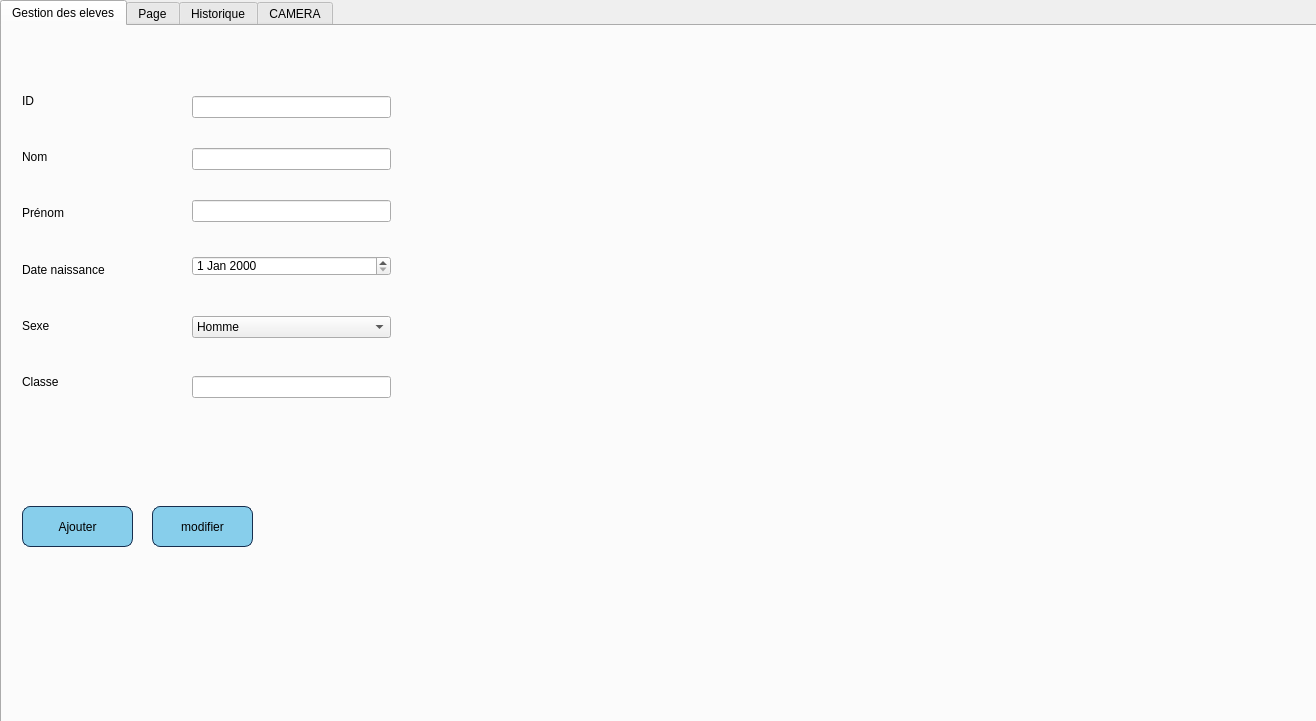
<?xml version="1.0" encoding="UTF-8"?>
<ui version="4.0">
 <class>gestion_eleve</class>
 <widget class="QDialog" name="gestion_eleve">
  <property name="geometry">
   <rect>
    <x>0</x>
    <y>0</y>
    <width>1316</width>
    <height>721</height>
   </rect>
  </property>
  <property name="windowTitle">
   <string>Dialog</string>
  </property>
  <widget class="QTabWidget" name="tabWidget">
   <property name="geometry">
    <rect>
     <x>0</x>
     <y>0</y>
     <width>1321</width>
     <height>731</height>
    </rect>
   </property>
   <property name="currentIndex">
    <number>0</number>
   </property>
   <widget class="QWidget" name="tab">
    <attribute name="title">
     <string>Gestion des eleves</string>
    </attribute>
    <widget class="QComboBox" name="comboBox_sexe">
     <property name="geometry">
      <rect>
       <x>190</x>
       <y>290</y>
       <width>199</width>
       <height>22</height>
      </rect>
     </property>
     <item>
      <property name="text">
       <string>Homme</string>
      </property>
     </item>
     <item>
      <property name="text">
       <string>Femme</string>
      </property>
     </item>
    </widget>
    <widget class="QLineEdit" name="le_age">
     <property name="geometry">
      <rect>
       <x>190</x>
       <y>350</y>
       <width>199</width>
       <height>22</height>
      </rect>
     </property>
     <property name="styleSheet">
      <string notr="true"/>
     </property>
    </widget>
    <widget class="QLineEdit" name="le_nom">
     <property name="geometry">
      <rect>
       <x>190</x>
       <y>122</y>
       <width>199</width>
       <height>22</height>
      </rect>
     </property>
     <property name="styleSheet">
      <string notr="true"/>
     </property>
    </widget>
    <widget class="QLabel" name="error5">
     <property name="geometry">
      <rect>
       <x>200</x>
       <y>320</y>
       <width>199</width>
       <height>21</height>
      </rect>
     </property>
     <property name="text">
      <string/>
     </property>
    </widget>
    <widget class="QLineEdit" name="le_id">
     <property name="geometry">
      <rect>
       <x>190</x>
       <y>70</y>
       <width>199</width>
       <height>22</height>
      </rect>
     </property>
     <property name="styleSheet">
      <string notr="true"/>
     </property>
    </widget>
    <widget class="QPushButton" name="pushButton_modifier">
     <property name="geometry">
      <rect>
       <x>150</x>
       <y>480</y>
       <width>101</width>
       <height>41</height>
      </rect>
     </property>
     <property name="styleSheet">
      <string notr="true">QPushButton {

color: #778899c;
background: #87CEEB;
border: none;
border: 1px solid  #172e4e;
border-radius: 8px;

}
QPushButton:hover {
color:#ffffff;

background:#778899;
border: none;
}</string>
     </property>
     <property name="text">
      <string>modifier</string>
     </property>
    </widget>
    <widget class="QLabel" name="error2">
     <property name="geometry">
      <rect>
       <x>190</x>
       <y>150</y>
       <width>199</width>
       <height>21</height>
      </rect>
     </property>
     <property name="text">
      <string/>
     </property>
    </widget>
    <widget class="QLineEdit" name="le_prenom">
     <property name="geometry">
      <rect>
       <x>190</x>
       <y>174</y>
       <width>199</width>
       <height>22</height>
      </rect>
     </property>
     <property name="styleSheet">
      <string notr="true"/>
     </property>
    </widget>
    <widget class="QLabel" name="error3">
     <property name="geometry">
      <rect>
       <x>190</x>
       <y>200</y>
       <width>199</width>
       <height>21</height>
      </rect>
     </property>
     <property name="text">
      <string/>
     </property>
    </widget>
    <widget class="QPushButton" name="pb_ajouter">
     <property name="geometry">
      <rect>
       <x>20</x>
       <y>480</y>
       <width>111</width>
       <height>41</height>
      </rect>
     </property>
     <property name="styleSheet">
      <string notr="true">QPushButton {

color: #778899c;
background: #87CEEB;
border: none;
border: 1px solid  #172e4e;
border-radius: 8px;

}
QPushButton:hover {
color:#ffffff;

background:#778899;
border: none;
}</string>
     </property>
     <property name="text">
      <string>Ajouter</string>
     </property>
    </widget>
    <widget class="QLabel" name="error6">
     <property name="geometry">
      <rect>
       <x>200</x>
       <y>380</y>
       <width>199</width>
       <height>21</height>
      </rect>
     </property>
     <property name="text">
      <string/>
     </property>
    </widget>
    <widget class="QWidget" name="layoutWidget">
     <property name="geometry">
      <rect>
       <x>20</x>
       <y>50</y>
       <width>161</width>
       <height>331</height>
      </rect>
     </property>
     <layout class="QVBoxLayout" name="verticalLayout_2">
      <item>
       <widget class="QLabel" name="label_2">
        <property name="text">
         <string>ID</string>
        </property>
       </widget>
      </item>
      <item>
       <widget class="QLabel" name="label_3">
        <property name="text">
         <string>Nom</string>
        </property>
       </widget>
      </item>
      <item>
       <widget class="QLabel" name="label_4">
        <property name="text">
         <string>Prénom</string>
        </property>
       </widget>
      </item>
      <item>
       <widget class="QLabel" name="label_5">
        <property name="text">
         <string>Date naissance</string>
        </property>
       </widget>
      </item>
      <item>
       <widget class="QLabel" name="label_9">
        <property name="text">
         <string>Sexe</string>
        </property>
       </widget>
      </item>
      <item>
       <widget class="QLabel" name="label_6">
        <property name="text">
         <string>Classe</string>
        </property>
       </widget>
      </item>
     </layout>
    </widget>
    <widget class="QLabel" name="error1">
     <property name="geometry">
      <rect>
       <x>200</x>
       <y>100</y>
       <width>199</width>
       <height>21</height>
      </rect>
     </property>
     <property name="text">
      <string/>
     </property>
    </widget>
    <widget class="QDateEdit" name="le_date">
     <property name="geometry">
      <rect>
       <x>190</x>
       <y>230</y>
       <width>199</width>
       <height>20</height>
      </rect>
     </property>
    </widget>
    <widget class="QLabel" name="error4">
     <property name="geometry">
      <rect>
       <x>190</x>
       <y>260</y>
       <width>199</width>
       <height>21</height>
      </rect>
     </property>
     <property name="text">
      <string/>
     </property>
    </widget>
   </widget>
   <widget class="QWidget" name="tab_4">
    <attribute name="title">
     <string>Page</string>
    </attribute>
    <widget class="QPushButton" name="pushButton_supprimer">
     <property name="geometry">
      <rect>
       <x>540</x>
       <y>440</y>
       <width>131</width>
       <height>41</height>
      </rect>
     </property>
     <property name="styleSheet">
      <string notr="true">QPushButton {

color: #778899c;
background: #87CEEB;
border: none;
border: 1px solid  #172e4e;
border-radius: 8px;

}
QPushButton:hover {
color:#ffffff;

background:#778899;
border: none;
}</string>
     </property>
     <property name="text">
      <string>supprimer</string>
     </property>
    </widget>
    <widget class="QPushButton" name="PDF">
     <property name="geometry">
      <rect>
       <x>20</x>
       <y>190</y>
       <width>131</width>
       <height>41</height>
      </rect>
     </property>
     <property name="styleSheet">
      <string notr="true">QPushButton {

color: #778899c;
background: #87CEEB;
border: none;
border: 1px solid  #172e4e;
border-radius: 8px;

}
QPushButton:hover {
color:#ffffff;

background:#778899;
border: none;
}</string>
     </property>
     <property name="text">
      <string>PDF</string>
     </property>
    </widget>
    <widget class="QLineEdit" name="lineEdit_qrcode">
     <property name="geometry">
      <rect>
       <x>870</x>
       <y>370</y>
       <width>201</width>
       <height>31</height>
      </rect>
     </property>
     <property name="styleSheet">
      <string notr="true"/>
     </property>
    </widget>
    <widget class="QPushButton" name="qrcodegen">
     <property name="geometry">
      <rect>
       <x>870</x>
       <y>320</y>
       <width>200</width>
       <height>28</height>
      </rect>
     </property>
     <property name="styleSheet">
      <string notr="true">QPushButton {

color: #778899c;
background: #87CEEB;
border: none;
border: 1px solid  #172e4e;
border-radius: 8px;

}
QPushButton:hover {
color:#ffffff;

background:#778899;
border: none;
}</string>
     </property>
     <property name="text">
      <string>QR Code</string>
     </property>
    </widget>
    <widget class="QComboBox" name="comboBox_tri">
     <property name="geometry">
      <rect>
       <x>670</x>
       <y>30</y>
       <width>131</width>
       <height>41</height>
      </rect>
     </property>
     <item>
      <property name="text">
       <string>Default</string>
      </property>
     </item>
     <item>
      <property name="text">
       <string>nom (A-&gt;Z)</string>
      </property>
     </item>
     <item>
      <property name="text">
       <string>prenom (A-&gt;Z)</string>
      </property>
     </item>
     <item>
      <property name="text">
       <string>daten (des)</string>
      </property>
     </item>
    </widget>
    <widget class="QLineEdit" name="lineEdit_recherche">
     <property name="geometry">
      <rect>
       <x>260</x>
       <y>30</y>
       <width>391</width>
       <height>41</height>
      </rect>
     </property>
     <property name="styleSheet">
      <string notr="true"/>
     </property>
    </widget>
    <widget class="QPushButton" name="pushButton_Afficher">
     <property name="geometry">
      <rect>
       <x>20</x>
       <y>110</y>
       <width>131</width>
       <height>41</height>
      </rect>
     </property>
     <property name="styleSheet">
      <string notr="true">QPushButton {

color: #778899c;
background: #87CEEB;
border: none;
border: 1px solid  #172e4e;
border-radius: 8px;

}
QPushButton:hover {
color:#ffffff;

background:#778899;
border: none;
}</string>
     </property>
     <property name="text">
      <string>Afficher</string>
     </property>
    </widget>
    <widget class="QLineEdit" name="lineEdit_supp">
     <property name="geometry">
      <rect>
       <x>170</x>
       <y>440</y>
       <width>361</width>
       <height>41</height>
      </rect>
     </property>
     <property name="styleSheet">
      <string notr="true"/>
     </property>
    </widget>
    <widget class="QLabel" name="qrcodecommande">
     <property name="enabled">
      <bool>true</bool>
     </property>
     <property name="geometry">
      <rect>
       <x>870</x>
       <y>90</y>
       <width>200</width>
       <height>200</height>
      </rect>
     </property>
     <property name="sizePolicy">
      <sizepolicy hsizetype="Fixed" vsizetype="Fixed">
       <horstretch>0</horstretch>
       <verstretch>0</verstretch>
      </sizepolicy>
     </property>
     <property name="minimumSize">
      <size>
       <width>200</width>
       <height>200</height>
      </size>
     </property>
     <property name="maximumSize">
      <size>
       <width>200</width>
       <height>200</height>
      </size>
     </property>
     <property name="text">
      <string/>
     </property>
    </widget>
    <widget class="QPushButton" name="statistique">
     <property name="geometry">
      <rect>
       <x>20</x>
       <y>260</y>
       <width>131</width>
       <height>41</height>
      </rect>
     </property>
     <property name="styleSheet">
      <string notr="true">QPushButton {

color: #778899c;
background: #87CEEB;
border: none;
border: 1px solid  #172e4e;
border-radius: 8px;

}
QPushButton:hover {
color:#ffffff;

background:#778899;
border: none;
}</string>
     </property>
     <property name="text">
      <string>Statistique</string>
     </property>
    </widget>
    <widget class="QTableView" name="tableView">
     <property name="geometry">
      <rect>
       <x>170</x>
       <y>80</y>
       <width>631</width>
       <height>341</height>
      </rect>
     </property>
    </widget>
    <widget class="QLabel" name="label">
     <property name="geometry">
      <rect>
       <x>180</x>
       <y>40</y>
       <width>81</width>
       <height>20</height>
      </rect>
     </property>
     <property name="text">
      <string>Recherche</string>
     </property>
    </widget>
   </widget>
   <widget class="QWidget" name="tab_2">
    <attribute name="title">
     <string>Historique</string>
    </attribute>
    <widget class="QTableView" name="tableView_historique">
     <property name="geometry">
      <rect>
       <x>110</x>
       <y>90</y>
       <width>981</width>
       <height>451</height>
      </rect>
     </property>
    </widget>
   </widget>
   <widget class="QWidget" name="tab_3">
    <attribute name="title">
     <string>CAMERA</string>
    </attribute>
    <widget class="QScrollArea" name="scrollArea">
     <property name="geometry">
      <rect>
       <x>350</x>
       <y>120</y>
       <width>441</width>
       <height>361</height>
      </rect>
     </property>
     <property name="widgetResizable">
      <bool>true</bool>
     </property>
     <widget class="QWidget" name="scrollAreaWidgetContents">
      <property name="geometry">
       <rect>
        <x>0</x>
        <y>0</y>
        <width>439</width>
        <height>359</height>
       </rect>
      </property>
     </widget>
    </widget>
    <widget class="QPushButton" name="opcionesPushButton">
     <property name="geometry">
      <rect>
       <x>350</x>
       <y>80</y>
       <width>441</width>
       <height>28</height>
      </rect>
     </property>
     <property name="text">
      <string>Options</string>
     </property>
    </widget>
   </widget>
  </widget>
 </widget>
 <resources/>
 <connections/>
</ui>
